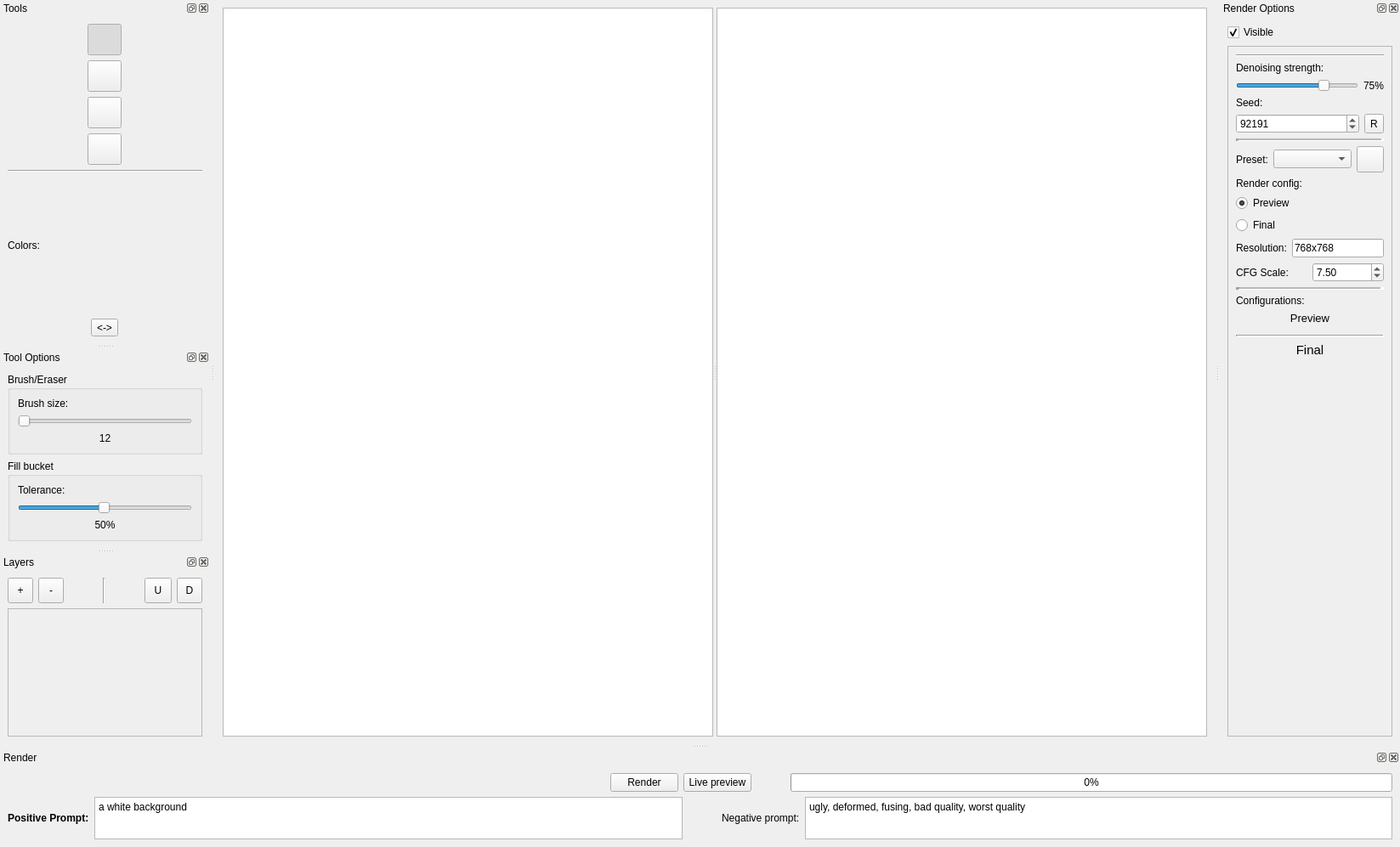
<?xml version="1.0" encoding="UTF-8"?>
<ui version="4.0">
 <class>CanvasTab</class>
 <widget class="QMainWindow" name="CanvasTab">
  <property name="windowModality">
   <enum>Qt::NonModal</enum>
  </property>
  <property name="geometry">
   <rect>
    <x>0</x>
    <y>0</y>
    <width>1647</width>
    <height>997</height>
   </rect>
  </property>
  <property name="windowTitle">
   <string>MainWindow</string>
  </property>
  <property name="toolButtonStyle">
   <enum>Qt::ToolButtonIconOnly</enum>
  </property>
  <property name="documentMode">
   <bool>false</bool>
  </property>
  <widget class="QWidget" name="centralwidget">
   <layout class="QVBoxLayout" name="verticalLayout_3">
    <item>
     <widget class="QSplitter" name="splitter">
      <property name="orientation">
       <enum>Qt::Horizontal</enum>
      </property>
      <widget class="QWidget" name="verticalLayoutWidget_2">
       <layout class="QVBoxLayout" name="verticalLayout_2">
        <item>
         <widget class="DrawGraphicsView" name="viewDraw"/>
        </item>
       </layout>
      </widget>
      <widget class="QWidget" name="verticalLayoutWidget">
       <layout class="QVBoxLayout" name="verticalLayout">
        <item>
         <widget class="DrawGraphicsView" name="viewResult"/>
        </item>
       </layout>
      </widget>
     </widget>
    </item>
   </layout>
  </widget>
  <widget class="QDockWidget" name="dckTools">
   <property name="sizePolicy">
    <sizepolicy hsizetype="Preferred" vsizetype="Preferred">
     <horstretch>0</horstretch>
     <verstretch>0</verstretch>
    </sizepolicy>
   </property>
   <property name="windowTitle">
    <string>Tools</string>
   </property>
   <attribute name="dockWidgetArea">
    <number>1</number>
   </attribute>
   <widget class="QWidget" name="dockWidgetContents">
    <layout class="QVBoxLayout" name="verticalLayout_4">
     <item>
      <layout class="QHBoxLayout" name="horizontalLayout">
       <item>
        <widget class="QToolButton" name="btnBrush">
         <property name="toolTip">
          <string>Brush (Pen)</string>
         </property>
         <property name="text">
          <string/>
         </property>
         <property name="icon">
          <iconset resource="stdres.qrc">
           <normaloff>:/res/canvas/brush.png</normaloff>:/res/canvas/brush.png</iconset>
         </property>
         <property name="iconSize">
          <size>
           <width>32</width>
           <height>30</height>
          </size>
         </property>
         <property name="checkable">
          <bool>true</bool>
         </property>
         <property name="checked">
          <bool>true</bool>
         </property>
         <property name="autoExclusive">
          <bool>true</bool>
         </property>
        </widget>
       </item>
      </layout>
     </item>
     <item>
      <layout class="QHBoxLayout" name="horizontalLayout_4">
       <item>
        <widget class="QToolButton" name="btnEraser">
         <property name="toolTip">
          <string>Eraser</string>
         </property>
         <property name="text">
          <string/>
         </property>
         <property name="icon">
          <iconset resource="stdres.qrc">
           <normaloff>:/res/canvas/eraser.png</normaloff>:/res/canvas/eraser.png</iconset>
         </property>
         <property name="iconSize">
          <size>
           <width>32</width>
           <height>30</height>
          </size>
         </property>
         <property name="checkable">
          <bool>true</bool>
         </property>
         <property name="autoExclusive">
          <bool>true</bool>
         </property>
        </widget>
       </item>
      </layout>
     </item>
     <item>
      <layout class="QHBoxLayout" name="horizontalLayout_5">
       <item>
        <widget class="QToolButton" name="btnFillBucket">
         <property name="sizePolicy">
          <sizepolicy hsizetype="Maximum" vsizetype="Maximum">
           <horstretch>0</horstretch>
           <verstretch>0</verstretch>
          </sizepolicy>
         </property>
         <property name="minimumSize">
          <size>
           <width>32</width>
           <height>32</height>
          </size>
         </property>
         <property name="toolTip">
          <string>Fill bucket</string>
         </property>
         <property name="text">
          <string/>
         </property>
         <property name="icon">
          <iconset resource="stdres.qrc">
           <normaloff>:/res/canvas/paint-bucket.png</normaloff>:/res/canvas/paint-bucket.png</iconset>
         </property>
         <property name="iconSize">
          <size>
           <width>32</width>
           <height>30</height>
          </size>
         </property>
         <property name="checkable">
          <bool>true</bool>
         </property>
         <property name="autoExclusive">
          <bool>true</bool>
         </property>
        </widget>
       </item>
      </layout>
     </item>
     <item>
      <layout class="QHBoxLayout" name="horizontalLayout_9">
       <item>
        <widget class="QToolButton" name="btnColorPicker">
         <property name="toolTip">
          <string> Color picker</string>
         </property>
         <property name="text">
          <string/>
         </property>
         <property name="icon">
          <iconset resource="stdres.qrc">
           <normaloff>:/res/canvas/eyedropper.png</normaloff>:/res/canvas/eyedropper.png</iconset>
         </property>
         <property name="iconSize">
          <size>
           <width>32</width>
           <height>30</height>
          </size>
         </property>
         <property name="checkable">
          <bool>true</bool>
         </property>
         <property name="autoExclusive">
          <bool>true</bool>
         </property>
        </widget>
       </item>
      </layout>
     </item>
     <item>
      <widget class="Line" name="line">
       <property name="orientation">
        <enum>Qt::Horizontal</enum>
       </property>
      </widget>
     </item>
     <item>
      <widget class="QLabel" name="label">
       <property name="text">
        <string>Colors:</string>
       </property>
      </widget>
     </item>
     <item>
      <layout class="QHBoxLayout" name="layColorSel">
       <item>
        <widget class="QToolButton" name="btnSwitchColors">
         <property name="text">
          <string>&lt;-&gt;</string>
         </property>
        </widget>
       </item>
      </layout>
     </item>
    </layout>
   </widget>
  </widget>
  <widget class="QDockWidget" name="dckToolOptions">
   <property name="sizePolicy">
    <sizepolicy hsizetype="Preferred" vsizetype="Maximum">
     <horstretch>0</horstretch>
     <verstretch>0</verstretch>
    </sizepolicy>
   </property>
   <property name="windowTitle">
    <string>Tool Options</string>
   </property>
   <attribute name="dockWidgetArea">
    <number>1</number>
   </attribute>
   <widget class="QWidget" name="dockWidgetContents_2">
    <layout class="QVBoxLayout" name="verticalLayout_5">
     <item>
      <widget class="QGroupBox" name="grpBrushOpts">
       <property name="title">
        <string>Brush/Eraser</string>
       </property>
       <layout class="QVBoxLayout" name="verticalLayout_6">
        <item>
         <widget class="QLabel" name="label_2">
          <property name="text">
           <string>Brush size:</string>
          </property>
         </widget>
        </item>
        <item>
         <widget class="QSlider" name="sliBrushSize">
          <property name="orientation">
           <enum>Qt::Horizontal</enum>
          </property>
         </widget>
        </item>
        <item>
         <widget class="QLabel" name="lblBrushSize">
          <property name="text">
           <string>12</string>
          </property>
          <property name="alignment">
           <set>Qt::AlignCenter</set>
          </property>
         </widget>
        </item>
       </layout>
      </widget>
     </item>
     <item>
      <widget class="QGroupBox" name="grpFillBucketOptions">
       <property name="title">
        <string>Fill bucket</string>
       </property>
       <layout class="QVBoxLayout" name="verticalLayout_7">
        <item>
         <widget class="QLabel" name="label_3">
          <property name="text">
           <string>Tolerance:</string>
          </property>
         </widget>
        </item>
        <item>
         <widget class="QSlider" name="horizontalSlider">
          <property name="minimum">
           <number>1</number>
          </property>
          <property name="maximum">
           <number>100</number>
          </property>
          <property name="value">
           <number>50</number>
          </property>
          <property name="orientation">
           <enum>Qt::Horizontal</enum>
          </property>
         </widget>
        </item>
        <item>
         <widget class="QLabel" name="lblTolerance">
          <property name="text">
           <string>50%</string>
          </property>
          <property name="alignment">
           <set>Qt::AlignCenter</set>
          </property>
         </widget>
        </item>
       </layout>
      </widget>
     </item>
    </layout>
   </widget>
  </widget>
  <widget class="QDockWidget" name="dckLayers">
   <property name="sizePolicy">
    <sizepolicy hsizetype="Preferred" vsizetype="Expanding">
     <horstretch>0</horstretch>
     <verstretch>0</verstretch>
    </sizepolicy>
   </property>
   <property name="windowTitle">
    <string>Layers</string>
   </property>
   <attribute name="dockWidgetArea">
    <number>1</number>
   </attribute>
   <widget class="QWidget" name="dockWidgetContents_4">
    <layout class="QVBoxLayout" name="verticalLayout_8">
     <item>
      <layout class="QHBoxLayout" name="horizontalLayout_2">
       <item>
        <widget class="QToolButton" name="btnNewLayer">
         <property name="sizePolicy">
          <sizepolicy hsizetype="Maximum" vsizetype="Fixed">
           <horstretch>0</horstretch>
           <verstretch>0</verstretch>
          </sizepolicy>
         </property>
         <property name="minimumSize">
          <size>
           <width>30</width>
           <height>30</height>
          </size>
         </property>
         <property name="text">
          <string>+</string>
         </property>
        </widget>
       </item>
       <item>
        <widget class="QToolButton" name="btnRemoveLayer">
         <property name="sizePolicy">
          <sizepolicy hsizetype="Maximum" vsizetype="Fixed">
           <horstretch>0</horstretch>
           <verstretch>0</verstretch>
          </sizepolicy>
         </property>
         <property name="minimumSize">
          <size>
           <width>30</width>
           <height>30</height>
          </size>
         </property>
         <property name="text">
          <string>-</string>
         </property>
        </widget>
       </item>
       <item>
        <spacer name="horizontalSpacer_2">
         <property name="orientation">
          <enum>Qt::Horizontal</enum>
         </property>
         <property name="sizeHint" stdset="0">
          <size>
           <width>40</width>
           <height>20</height>
          </size>
         </property>
        </spacer>
       </item>
       <item>
        <widget class="Line" name="line_2">
         <property name="orientation">
          <enum>Qt::Vertical</enum>
         </property>
        </widget>
       </item>
       <item>
        <spacer name="horizontalSpacer">
         <property name="orientation">
          <enum>Qt::Horizontal</enum>
         </property>
         <property name="sizeHint" stdset="0">
          <size>
           <width>40</width>
           <height>20</height>
          </size>
         </property>
        </spacer>
       </item>
       <item>
        <widget class="QToolButton" name="btnLayUp">
         <property name="minimumSize">
          <size>
           <width>32</width>
           <height>30</height>
          </size>
         </property>
         <property name="text">
          <string>U</string>
         </property>
         <property name="icon">
          <iconset resource="stdres.qrc">
           <normaloff>:/res/up.png</normaloff>:/res/up.png</iconset>
         </property>
        </widget>
       </item>
       <item>
        <widget class="QToolButton" name="btnLayerDown">
         <property name="minimumSize">
          <size>
           <width>30</width>
           <height>30</height>
          </size>
         </property>
         <property name="text">
          <string>D</string>
         </property>
         <property name="icon">
          <iconset resource="stdres.qrc">
           <normaloff>:/res/down.png</normaloff>:/res/down.png</iconset>
         </property>
        </widget>
       </item>
      </layout>
     </item>
     <item>
      <widget class="QScrollArea" name="scraLayers">
       <property name="widgetResizable">
        <bool>true</bool>
       </property>
       <widget class="QWidget" name="scrollAreaWidgetContents">
        <property name="geometry">
         <rect>
          <x>0</x>
          <y>0</y>
          <width>247</width>
          <height>108</height>
         </rect>
        </property>
        <layout class="QHBoxLayout" name="horizontalLayout_3">
         <item>
          <layout class="QVBoxLayout" name="scraLayout"/>
         </item>
        </layout>
       </widget>
      </widget>
     </item>
    </layout>
   </widget>
  </widget>
  <widget class="QDockWidget" name="dckRenderOptions">
   <property name="windowTitle">
    <string>Render Options</string>
   </property>
   <attribute name="dockWidgetArea">
    <number>2</number>
   </attribute>
   <widget class="QWidget" name="dockWidgetContents_5">
    <layout class="QVBoxLayout" name="verticalLayout_10">
     <item>
      <widget class="QCheckBox" name="chkViewRenderResults">
       <property name="toolTip">
        <string>Whether the result is visible.</string>
       </property>
       <property name="text">
        <string>Visible</string>
       </property>
       <property name="checked">
        <bool>true</bool>
       </property>
      </widget>
     </item>
     <item>
      <widget class="QScrollArea" name="scraRenderOptions">
       <property name="widgetResizable">
        <bool>true</bool>
       </property>
       <widget class="QWidget" name="scrollAreaWidgetContents_3">
        <property name="geometry">
         <rect>
          <x>0</x>
          <y>0</y>
          <width>258</width>
          <height>769</height>
         </rect>
        </property>
        <layout class="QVBoxLayout" name="verticalLayout_12">
         <item>
          <widget class="Line" name="line_3">
           <property name="orientation">
            <enum>Qt::Horizontal</enum>
           </property>
          </widget>
         </item>
         <item>
          <widget class="QLabel" name="label_7">
           <property name="sizePolicy">
            <sizepolicy hsizetype="Maximum" vsizetype="Maximum">
             <horstretch>0</horstretch>
             <verstretch>0</verstretch>
            </sizepolicy>
           </property>
           <property name="text">
            <string>Denoising strength:</string>
           </property>
          </widget>
         </item>
         <item>
          <layout class="QHBoxLayout" name="horizontalLayout_10">
           <item>
            <widget class="QSlider" name="sliDenoiseStrength">
             <property name="minimum">
              <number>1</number>
             </property>
             <property name="maximum">
              <number>100</number>
             </property>
             <property name="value">
              <number>75</number>
             </property>
             <property name="orientation">
              <enum>Qt::Horizontal</enum>
             </property>
            </widget>
           </item>
           <item>
            <widget class="QLabel" name="lblDenStrengthShow">
             <property name="text">
              <string>75%</string>
             </property>
            </widget>
           </item>
          </layout>
         </item>
         <item>
          <widget class="QLabel" name="label_6">
           <property name="text">
            <string>Seed:</string>
           </property>
          </widget>
         </item>
         <item>
          <layout class="QHBoxLayout" name="horizontalLayout_8">
           <item>
            <widget class="QSpinBox" name="spbSeed">
             <property name="sizePolicy">
              <sizepolicy hsizetype="Preferred" vsizetype="Fixed">
               <horstretch>0</horstretch>
               <verstretch>0</verstretch>
              </sizepolicy>
             </property>
             <property name="minimum">
              <number>-999999999</number>
             </property>
             <property name="maximum">
              <number>999999999</number>
             </property>
             <property name="value">
              <number>92191</number>
             </property>
            </widget>
           </item>
           <item>
            <widget class="QToolButton" name="btnRandomSeed">
             <property name="sizePolicy">
              <sizepolicy hsizetype="Maximum" vsizetype="Preferred">
               <horstretch>0</horstretch>
               <verstretch>0</verstretch>
              </sizepolicy>
             </property>
             <property name="text">
              <string>R</string>
             </property>
             <property name="icon">
              <iconset resource="stdres.qrc">
               <normaloff>:/res/random64.png</normaloff>:/res/random64.png</iconset>
             </property>
            </widget>
           </item>
          </layout>
         </item>
         <item>
          <widget class="Line" name="line_6">
           <property name="lineWidth">
            <number>3</number>
           </property>
           <property name="midLineWidth">
            <number>2</number>
           </property>
           <property name="orientation">
            <enum>Qt::Horizontal</enum>
           </property>
          </widget>
         </item>
         <item>
          <layout class="QHBoxLayout" name="horizontalLayout_13">
           <item>
            <widget class="QLabel" name="label_14">
             <property name="sizePolicy">
              <sizepolicy hsizetype="Maximum" vsizetype="Preferred">
               <horstretch>0</horstretch>
               <verstretch>0</verstretch>
              </sizepolicy>
             </property>
             <property name="text">
              <string>Preset:</string>
             </property>
            </widget>
           </item>
           <item>
            <widget class="QComboBox" name="cbRenderPresets"/>
           </item>
           <item>
            <widget class="QToolButton" name="btnSavePreset">
             <property name="toolTip">
              <string>Save render preset</string>
             </property>
             <property name="text">
              <string/>
             </property>
             <property name="icon">
              <iconset resource="stdres.qrc">
               <normaloff>:/res/fpdisk1.png</normaloff>:/res/fpdisk1.png</iconset>
             </property>
             <property name="iconSize">
              <size>
               <width>24</width>
               <height>24</height>
              </size>
             </property>
            </widget>
           </item>
          </layout>
         </item>
         <item>
          <widget class="QLabel" name="label_8">
           <property name="text">
            <string>Render config:</string>
           </property>
          </widget>
         </item>
         <item>
          <layout class="QVBoxLayout" name="verticalLayout_11">
           <item>
            <widget class="QRadioButton" name="rbConfPreview">
             <property name="text">
              <string notr="true">Preview</string>
             </property>
             <property name="checked">
              <bool>true</bool>
             </property>
            </widget>
           </item>
           <item>
            <widget class="QRadioButton" name="rbConfFinal">
             <property name="text">
              <string>Final</string>
             </property>
             <property name="checked">
              <bool>false</bool>
             </property>
            </widget>
           </item>
          </layout>
         </item>
         <item>
          <layout class="QHBoxLayout" name="horizontalLayout_12">
           <item>
            <widget class="QLabel" name="label_12">
             <property name="text">
              <string>Resolution:</string>
             </property>
            </widget>
           </item>
           <item>
            <widget class="ResolutionLineEdit" name="ledtResolution">
             <property name="text">
              <string>768x768</string>
             </property>
            </widget>
           </item>
          </layout>
         </item>
         <item>
          <layout class="QHBoxLayout" name="horizontalLayout_11">
           <item>
            <widget class="QLabel" name="label_13">
             <property name="text">
              <string>CFG Scale:</string>
             </property>
            </widget>
           </item>
           <item>
            <widget class="QDoubleSpinBox" name="spbCFGScale">
             <property name="value">
              <double>7.500000000000000</double>
             </property>
            </widget>
           </item>
          </layout>
         </item>
         <item>
          <widget class="Line" name="line_4">
           <property name="lineWidth">
            <number>4</number>
           </property>
           <property name="midLineWidth">
            <number>2</number>
           </property>
           <property name="orientation">
            <enum>Qt::Horizontal</enum>
           </property>
          </widget>
         </item>
         <item>
          <widget class="QLabel" name="label_9">
           <property name="text">
            <string>Configurations:</string>
           </property>
          </widget>
         </item>
         <item>
          <widget class="QLabel" name="label_10">
           <property name="text">
            <string>&lt;html&gt;&lt;head/&gt;&lt;body&gt;&lt;p&gt;&lt;span style=&quot; font-size:10pt;&quot;&gt;Preview&lt;/span&gt;&lt;/p&gt;&lt;/body&gt;&lt;/html&gt;</string>
           </property>
           <property name="alignment">
            <set>Qt::AlignCenter</set>
           </property>
          </widget>
         </item>
         <item>
          <widget class="RenderConfigForm" name="widPreviewConf" native="true"/>
         </item>
         <item>
          <widget class="Line" name="line_5">
           <property name="lineWidth">
            <number>2</number>
           </property>
           <property name="orientation">
            <enum>Qt::Horizontal</enum>
           </property>
          </widget>
         </item>
         <item>
          <widget class="QLabel" name="label_11">
           <property name="text">
            <string>&lt;html&gt;&lt;head/&gt;&lt;body&gt;&lt;p&gt;&lt;span style=&quot; font-size:11pt;&quot;&gt;Final&lt;/span&gt;&lt;/p&gt;&lt;/body&gt;&lt;/html&gt;</string>
           </property>
           <property name="alignment">
            <set>Qt::AlignCenter</set>
           </property>
          </widget>
         </item>
         <item>
          <widget class="RenderConfigForm" name="widFinalConf" native="true"/>
         </item>
         <item>
          <spacer name="verticalSpacer">
           <property name="orientation">
            <enum>Qt::Vertical</enum>
           </property>
           <property name="sizeHint" stdset="0">
            <size>
             <width>20</width>
             <height>40</height>
            </size>
           </property>
          </spacer>
         </item>
        </layout>
       </widget>
      </widget>
     </item>
    </layout>
   </widget>
  </widget>
  <widget class="QDockWidget" name="dckImmediateRenderOptions">
   <property name="sizePolicy">
    <sizepolicy hsizetype="Preferred" vsizetype="Maximum">
     <horstretch>0</horstretch>
     <verstretch>0</verstretch>
    </sizepolicy>
   </property>
   <property name="windowTitle">
    <string>Render</string>
   </property>
   <attribute name="dockWidgetArea">
    <number>8</number>
   </attribute>
   <widget class="QWidget" name="dockWidgetContents_6">
    <layout class="QVBoxLayout" name="verticalLayout_9">
     <item>
      <layout class="QHBoxLayout" name="horizontalLayout_7">
       <item>
        <spacer name="horizontalSpacer_4">
         <property name="orientation">
          <enum>Qt::Horizontal</enum>
         </property>
         <property name="sizeType">
          <enum>QSizePolicy::Expanding</enum>
         </property>
         <property name="sizeHint" stdset="0">
          <size>
           <width>40</width>
           <height>20</height>
          </size>
         </property>
        </spacer>
       </item>
       <item>
        <widget class="QPushButton" name="btnRender">
         <property name="toolTip">
          <string>Trigger a render. It will use the configuration you selected in the Render Options tab</string>
         </property>
         <property name="text">
          <string>Render</string>
         </property>
        </widget>
       </item>
       <item>
        <widget class="QPushButton" name="btnLivePreview">
         <property name="sizePolicy">
          <sizepolicy hsizetype="Preferred" vsizetype="Fixed">
           <horstretch>0</horstretch>
           <verstretch>0</verstretch>
          </sizepolicy>
         </property>
         <property name="toolTip">
          <string>Activate live preview rendering, auto-updating when changes are done. It will always use the Preview configuration.</string>
         </property>
         <property name="text">
          <string>Live preview</string>
         </property>
         <property name="checkable">
          <bool>true</bool>
         </property>
        </widget>
       </item>
       <item>
        <spacer name="horizontalSpacer_5">
         <property name="orientation">
          <enum>Qt::Horizontal</enum>
         </property>
         <property name="sizeType">
          <enum>QSizePolicy::Preferred</enum>
         </property>
         <property name="sizeHint" stdset="0">
          <size>
           <width>40</width>
           <height>20</height>
          </size>
         </property>
        </spacer>
       </item>
       <item>
        <widget class="QProgressBar" name="pgbRenderProgress">
         <property name="sizePolicy">
          <sizepolicy hsizetype="Expanding" vsizetype="Maximum">
           <horstretch>0</horstretch>
           <verstretch>0</verstretch>
          </sizepolicy>
         </property>
         <property name="value">
          <number>0</number>
         </property>
        </widget>
       </item>
      </layout>
     </item>
     <item>
      <layout class="QHBoxLayout" name="horizontalLayout_6">
       <item>
        <widget class="QLabel" name="label_4">
         <property name="sizePolicy">
          <sizepolicy hsizetype="Preferred" vsizetype="Preferred">
           <horstretch>0</horstretch>
           <verstretch>0</verstretch>
          </sizepolicy>
         </property>
         <property name="text">
          <string>&lt;html&gt;&lt;head/&gt;&lt;body&gt;&lt;p&gt;&lt;span style=&quot; font-weight:700;&quot;&gt;Positive Prompt:&lt;/span&gt;&lt;/p&gt;&lt;/body&gt;&lt;/html&gt;</string>
         </property>
        </widget>
       </item>
       <item>
        <widget class="QPlainTextEdit" name="edtPrompt">
         <property name="sizePolicy">
          <sizepolicy hsizetype="Expanding" vsizetype="Ignored">
           <horstretch>0</horstretch>
           <verstretch>0</verstretch>
          </sizepolicy>
         </property>
         <property name="minimumSize">
          <size>
           <width>0</width>
           <height>50</height>
          </size>
         </property>
         <property name="plainText">
          <string>a white background</string>
         </property>
        </widget>
       </item>
       <item>
        <spacer name="horizontalSpacer_3">
         <property name="orientation">
          <enum>Qt::Horizontal</enum>
         </property>
         <property name="sizeType">
          <enum>QSizePolicy::Maximum</enum>
         </property>
         <property name="sizeHint" stdset="0">
          <size>
           <width>40</width>
           <height>20</height>
          </size>
         </property>
        </spacer>
       </item>
       <item>
        <widget class="QLabel" name="label_5">
         <property name="sizePolicy">
          <sizepolicy hsizetype="Preferred" vsizetype="Preferred">
           <horstretch>0</horstretch>
           <verstretch>0</verstretch>
          </sizepolicy>
         </property>
         <property name="text">
          <string>Negative prompt:</string>
         </property>
        </widget>
       </item>
       <item>
        <widget class="QPlainTextEdit" name="edtNegPrompt">
         <property name="sizePolicy">
          <sizepolicy hsizetype="Expanding" vsizetype="Ignored">
           <horstretch>0</horstretch>
           <verstretch>0</verstretch>
          </sizepolicy>
         </property>
         <property name="plainText">
          <string>ugly, deformed, fusing, bad quality, worst quality</string>
         </property>
        </widget>
       </item>
      </layout>
     </item>
    </layout>
   </widget>
  </widget>
 </widget>
 <customwidgets>
  <customwidget>
   <class>ResolutionLineEdit</class>
   <extends>QLineEdit</extends>
   <header>resolutionlineedit.h</header>
  </customwidget>
  <customwidget>
   <class>DrawGraphicsView</class>
   <extends>QGraphicsView</extends>
   <header>canvas/drawgraphicsview.h</header>
  </customwidget>
  <customwidget>
   <class>RenderConfigForm</class>
   <extends>QWidget</extends>
   <header>renderconfigform.h</header>
   <container>1</container>
  </customwidget>
 </customwidgets>
 <resources>
  <include location="stdres.qrc"/>
 </resources>
 <connections/>
</ui>
